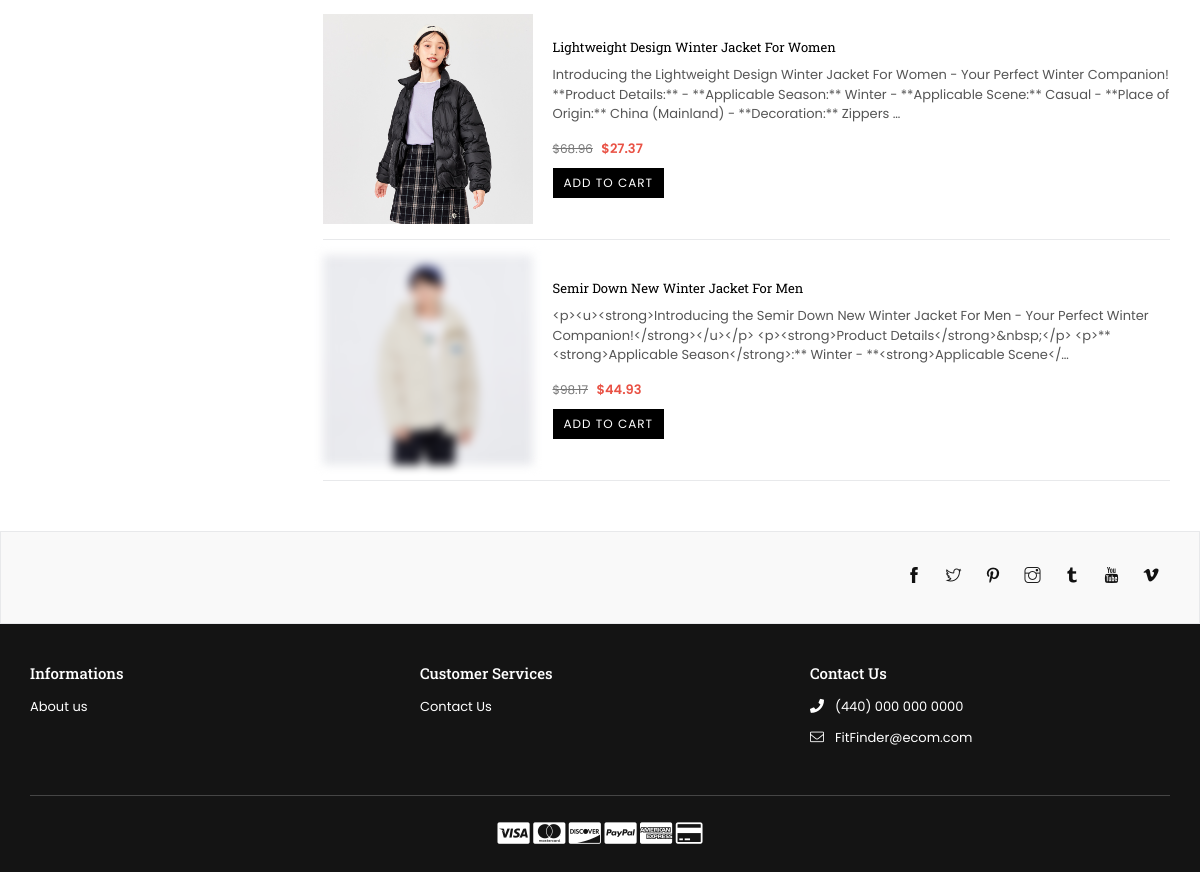
The app's page /vendors/ven33415adgb2/ (lower part), older data.
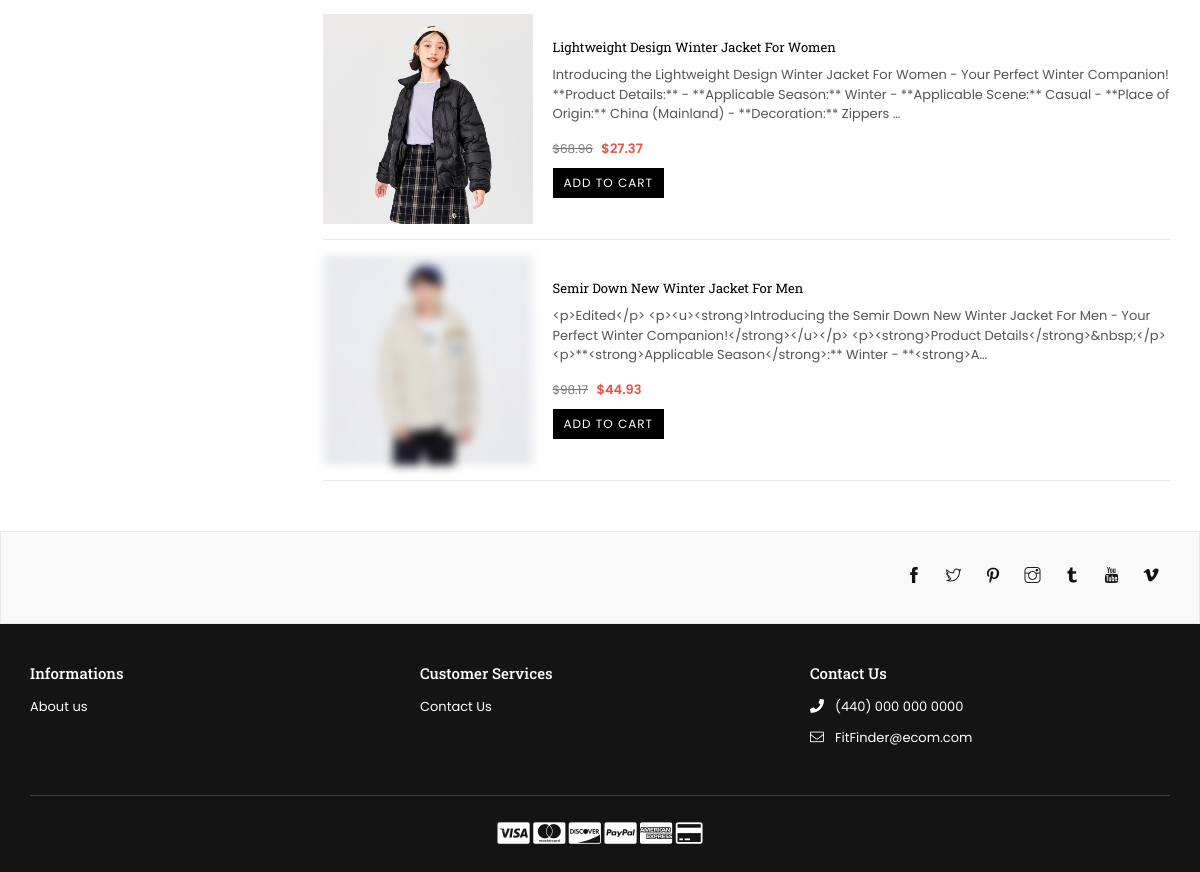
The same page, newer data.
### core/models.py (models this page shows, shortened)
class Product(models.Model):
    pid = ShortUUIDField(unique=True, length=10, max_length=20, alphabet="abcdefgh12345")
    title = models.CharField(max_length=100, default="Product Title")
    image = models.ImageField(upload_to="user_directory_path", default="product.jpg")
    description = RichTextUploadingField(null=True, blank=True, default="This is product description")
    price = models.DecimalField(max_digits=9999999999999, decimal_places=2, default="0.00")
    old_price = models.DecimalField(max_digits=9999999999999, decimal_places=2, default="0.00")
    specification = RichTextUploadingField(null=True, blank=True, default="This is product specification")
    type = models.CharField(max_length=100, default="Product Type")
    stock_count = models.IntegerField(default="20")
    tags = TaggableManager(blank=True)
    product_status = models.CharField(choices=STATUS, max_length=10, default="in_review")
    status = models.BooleanField(default=True)
    in_stock = models.BooleanField(default=True)
    featured = models.BooleanField(default=False)
    user = models.ForeignKey(User, on_delete=models.SET_NULL, null=True)
    category = models.ForeignKey(Category, on_delete=models.SET_NULL, null=True, related_name="category")
    vendor = models.ForeignKey(Vendor, on_delete=models.SET_NULL, null=True, related_name="vendor")
    sku = ShortUUIDField(unique=True, length=5, max_length=10, prefix="sku", alphabet="1234567890")
    date = models.DateField(auto_now_add=True)
    updated = models.DateField(null=True, blank=True)
    class Meta:
        verbose_name_plural = "Products"

### core/views.py (the view)
# urls.py: path("vendors/<vid>/", vendor_detail_view, name="vendor-detail"),
def vendor_detail_view(request, vid):
    vendor = Vendor.objects.get(vid=vid)
    products = Product.objects.filter(vendor=vendor, product_status="published")
    context = {
        "vendor": vendor,
        "products": products,
    }
    return render(request, "core/vendor-detail.html", context)

### core/context_processor.py (called while the page is built)
def default(request):
    categories = Category.objects.all()
    vendors = Vendor.objects.all()
    try:
        wishlist = Wishlist.objects.filter(user=request.user)
    except:
        wishlist = 0
    try:
        address = Address.objects.get(user=request.user)
    except:
        address = None
    return{
        'categories': categories,
        'address': address,
        'vendors': vendors,
    }

### templates/core/vendor-detail.html (shortened to what this page needs)
{% extends 'partials/base.html' %}
{% load static %}
{% block content %}
    <div id="page-content">
        <div class="container">
        	<div class="row">
            	<div class="col-12 col-sm-12 col-md-3 col-lg-3 sidebar filterbar">
                </div>
                <div class="col-12 col-sm-12 col-md-9 col-lg-9 main-col">
                	<div class="productList">
                        <div class="list-view-items grid--view-items">
                            {% for p in products %}
                            <div class="list-product list-view-item">
                                <div class="list-view-item__image-column">
                                    <div class="list-view-item__image-wrapper">
                                        <a href="{% url 'core:product-detail' p.pid %}"><img class="list-view-item__image blur-up lazyload" src="{{ p.image.url }}" alt="image" title="product"></a>
                                    </div>
                                </div>
                                <div class="list-view-item__title-column">
                                    <div class="h4 grid-view-item__title"><a href="{% url 'core:product-detail' p.pid %}">{{ p.title }}</a></div>
                                    <p>{{ p.description|truncatechars:250 }}</p>
                                    <p class="product-price grid-view-item__meta">
                                        <span class="old-price">${{ p.old_price }}</span>
                                        <span class="product-price__price product-price__sale"><span class="money">${{ p.price }}</span></span>
                                    </p>
                                    <div class="variants">
                                        <button type="submit" id="add_to_cart_btn" class="btn btn--small add_to_cart_btn" data-index="{{ p.id }}">Add to Cart</button>
                                    </div>
                                </div>
                            </div>
                            {% endfor %}
                        </div>
                    </div>
                </div>
            </div>
        </div>
    </div>
{% endblock content %}

### templates/partials/base.html (shortened to what this page needs)
{% load static %}
<!DOCTYPE html>
<html class="no-js" lang="en">
<head>
<link rel="stylesheet" href="{% static 'assets/css/plugins.css' %}">
<link rel="stylesheet" href="{% static 'assets/css/bootstrap.min.css' %}">
<link rel="stylesheet" href="{% static 'assets/css/style.css' %}">
<link rel="stylesheet" href="{% static 'assets/css/style.css' %}">
<link rel="stylesheet" href="{% static 'assets/css/responsive.css' %}">
</head>
<body class="template-index belle template-index-belle">
<div class="pageWrapper">
    {% block content %}
    {% endblock content %}
    <footer id="footer">
        <div class="newsletter-section">
            <div class="container">
                <div class="row">
                        <div class="col-12 col-sm-12 col-md-12 col-lg-12 d-flex justify-content-end align-items-center">
                            <div class="footer-social">
                                <ul class="list--inline site-footer__social-icons social-icons">
                                    <li><a class="social-icons__link" href="#" target="_blank" title="Belle Multipurpose Bootstrap 4 Template on Facebook"><i class="icon icon-facebook"></i></a></li>
                                    <li><a class="social-icons__link" href="#" target="_blank" title="Belle Multipurpose Bootstrap 4 Template on Twitter"><i class="icon icon-twitter"></i> <span class="icon__fallback-text">Twitter</span></a></li>
                                    <li><a class="social-icons__link" href="#" target="_blank" title="Belle Multipurpose Bootstrap 4 Template on Pinterest"><i class="icon icon-pinterest"></i> <span class="icon__fallback-text">Pinterest</span></a></li>
                                    <li><a class="social-icons__link" href="#" target="_blank" title="Belle Multipurpose Bootstrap 4 Template on Instagram"><i class="icon icon-instagram"></i> <span class="icon__fallback-text">Instagram</span></a></li>
                                    <li><a class="social-icons__link" href="#" target="_blank" title="Belle Multipurpose Bootstrap 4 Template on Tumblr"><i class="icon icon-tumblr-alt"></i> <span class="icon__fallback-text">Tumblr</span></a></li>
                                    <li><a class="social-icons__link" href="#" target="_blank" title="Belle Multipurpose Bootstrap 4 Template on YouTube"><i class="icon icon-youtube"></i> <span class="icon__fallback-text">YouTube</span></a></li>
                                    <li><a class="social-icons__link" href="#" target="_blank" title="Belle Multipurpose Bootstrap 4 Template on Vimeo"><i class="icon icon-vimeo-alt"></i> <span class="icon__fallback-text">Vimeo</span></a></li>
                                </ul>
                            </div>
                        </div>
                    </div>
            </div>
        </div>
        <div class="site-footer">
        	<div class="container">
            	<div class="footer-top">
                	<div class="row">
                        <div class="col-12 col-sm-12 col-md-4 col-lg-4 footer-links">
                        	<h4 class="h4">Informations</h4>
                            <ul>
                            	<li><a href="{% url 'core:aboutus' %}">About us</a></li>
                            </ul>
                        </div>
                        <div class="col-12 col-sm-12 col-md-4 col-lg-4 footer-links">
                        	<h4 class="h4">Customer Services</h4>
                            <ul>
                                <li><a href="{% url 'core:contact' %}">Contact Us</a></li>
                            </ul>
                        </div>
                        <div class="col-12 col-sm-12 col-md-4 col-lg-4 contact-box">
                        	<h4 class="h4">Contact Us</h4>
                            <ul class="addressFooter">
                                <li class="phone"><i class="icon anm anm-phone-s"></i><p>(440) 000 000 0000</p></li>
                                <li class="email"><i class="icon anm anm-envelope-l"></i><p>FitFinder@ecom.com</p></li>
                            </ul>
                        </div>
                    </div>
                </div>
                <hr>
                <div class="footer-bottom">
                	<div class="row">
                        <div class="col-12 col-sm-12 order-0 order-md-1 order-lg-1 order-sm-0 payment-icons text-md-center">
                        	<ul class="payment-icons list--inline">
                        		<li><i class="icon fa fa-cc-visa" aria-hidden="true"></i></li>
                                <li><i class="icon fa fa-cc-mastercard" aria-hidden="true"></i></li>
                                <li><i class="icon fa fa-cc-discover" aria-hidden="true"></i></li>
                                <li><i class="icon fa fa-cc-paypal" aria-hidden="true"></i></li>
                                <li><i class="icon fa fa-cc-amex" aria-hidden="true"></i></li>
                                <li><i class="icon fa fa-credit-card" aria-hidden="true"></i></li>
                            </ul>
                        </div>
                    </div>
                </div>
            </div>
        </div>
    </footer>
</div>
</body>
</html>

Row changes from the older to the newer data that the page shows:
changed Product "Semir Down New Winter Jacket For Men": description "<p><u><strong>Introducing the Semir Down New Winter Jacket For Men - Your Perfect Winter Companion!</strong></u></p> <p><strong>Product Details</strong>&nbsp;</p> <p>**<strong>Applicable Season</strong>:** Winter - **<strong>Applicable Scene</…" → "<p>Edited</p> <p><u><strong>Introducing the Semir Down New Winter Jacket For Men - Your Perfect Winter Companion!</strong></u></p> <p><strong>Product Details</strong>&nbsp;</p> <p>**<strong>Applicable Season</strong>:** Winter - **<strong>A…"
